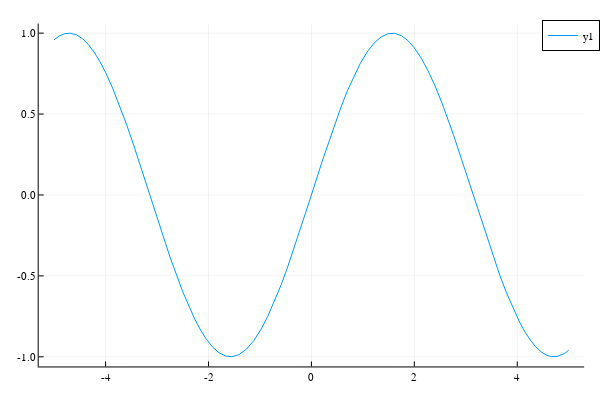

Source (notebook cell):
### Code cell
plot(sin)

### Figure 1 — Plotly figure (JSON) as saved in the notebook; plotly's stock layout.template omitted (floating-point values rounded to 4 significant figures)
{"data": [{"colorbar": {"title": ""}, "legendgroup": "y1", "line": {"color": "rgba(0, 154, 250, 1.000)", "dash": "solid", "shape": "linear", "width": 1}, "mode": "lines", "name": "y1", "showlegend": true, "type": "scatter", "x": [-5, -4.976, -4.951, -4.927, -4.902, -4.789, -4.677, -4.564, -4.451, -4.338, -4.225, -4.112, -3.999, -3.864, -3.728, -3.592, -3.457, -3.227, -2.998, -2.749, -2.499, -2.385, -2.27, -2.155, -2.04, -1.917, -1.794, -1.671, -1.547, -1.405, -1.262, -1.119, -0.9767, -0.8499, -0.7231, -0.5962, -0.4694, -0.2471, -0.02468, 0.2178, 0.4602, 0.5822, 0.7041, 0.8261, 0.948, 1.083, 1.218, 1.353, 1.487, 1.616, 1.744, 1.872, 2.001, 2.134, 2.267, 2.401, 2.534, 2.759, 2.983, 3.257, 3.532, 3.66, 3.789, 3.918, 4.047, 4.15, 4.254, 4.357, 4.46, 4.563, 4.666, 4.77, 4.873, 4.905, 4.936, 4.968, 5], "xaxis": "x1", "y": [0.9589, 0.9656, 0.9716, 0.9771, 0.982, 0.997, 0.9994, 0.989, 0.966, 0.9307, 0.8836, 0.8252, 0.7564, 0.661, 0.5534, 0.4357, 0.3099, 0.08559, -0.1432, -0.3829, -0.5989, -0.6867, -0.7655, -0.8342, -0.8919, -0.9407, -0.9753, -0.995, -0.9997, -0.9862, -0.9527, -0.8998, -0.8286, -0.7512, -0.6617, -0.5615, -0.4524, -0.2446, -0.02467, 0.2161, 0.4442, 0.5499, 0.6474, 0.7353, 0.8123, 0.8833, 0.9383, 0.9763, 0.9965, 0.999, 0.985, 0.9549, 0.9091, 0.8456, 0.7671, 0.6749, 0.5708, 0.3736, 0.1577, -0.1156, -0.3802, -0.4959, -0.6034, -0.7009, -0.7867, -0.8461, -0.8966, -0.9374, -0.9683, -0.9889, -0.9989, -0.9984, -0.9871, -0.9816, -0.975, -0.9675, -0.9589], "yaxis": "y1", "zmax": null, "zmin": null}], "layout": {"annotations": [], "height": 400, "legend": {"bgcolor": "rgba(255, 255, 255, 1.000)", "bordercolor": "rgba(0, 0, 0, 1.000)", "borderwidth": 1, "font": {"color": "rgba(0, 0, 0, 1.000)", "family": "sans-serif", "size": 11}, "tracegroupgap": 0, "traceorder": "normal", "x": 1.02, "xanchor": "auto", "y": 1, "yanchor": "auto"}, "margin": {"b": 20, "l": 0, "r": 0, "t": 20}, "paper_bgcolor": "rgba(255, 255, 255, 1.000)", "plot_bgcolor": "rgba(255, 255, 255, 1.000)", "showlegend": true, "width": 600, "xaxis": {"anchor": "y1", "domain": [0.06582, 0.9934], "gridcolor": "rgba(0, 0, 0, 0.100)", "gridwidth": 0.5, "linecolor": "rgba(0, 0, 0, 1.000)", "mirror": false, "range": [-5.3, 5.3], "showgrid": true, "showline": true, "showticklabels": true, "tickangle": 0, "tickcolor": "rgb(0, 0, 0)", "tickfont": {"color": "rgba(0, 0, 0, 1.000)", "family": "sans-serif", "size": 11}, "tickmode": "array", "ticks": "inside", "ticktext": ["-4", "-2", "0", "2", "4"], "tickvals": [-4, -2, 0, 2, 4], "title": "", "titlefont": {"color": "rgba(0, 0, 0, 1.000)", "family": "sans-serif", "size": 15}, "type": "-", "visible": true, "zeroline": false, "zerolinecolor": "rgba(0, 0, 0, 1.000)"}, "yaxis": {"anchor": "x1", "domain": [0.03762, 0.9902], "gridcolor": "rgba(0, 0, 0, 0.100)", "gridwidth": 0.5, "linecolor": "rgba(0, 0, 0, 1.000)", "mirror": false, "range": [-1.06, 1.059], "showgrid": true, "showline": true, "showticklabels": true, "tickangle": 0, "tickcolor": "rgb(0, 0, 0)", "tickfont": {"color": "rgba(0, 0, 0, 1.000)", "family": "sans-serif", "size": 11}, "tickmode": "array", "ticks": "inside", "ticktext": ["-1.0", "-0.5", "0.0", "0.5", "1.0"], "tickvals": [-1, -0.5, 0, 0.5, 1], "title": "", "titlefont": {"color": "rgba(0, 0, 0, 1.000)", "family": "sans-serif", "size": 15}, "type": "-", "visible": true, "zeroline": false, "zerolinecolor": "rgba(0, 0, 0, 1.000)"}}}
